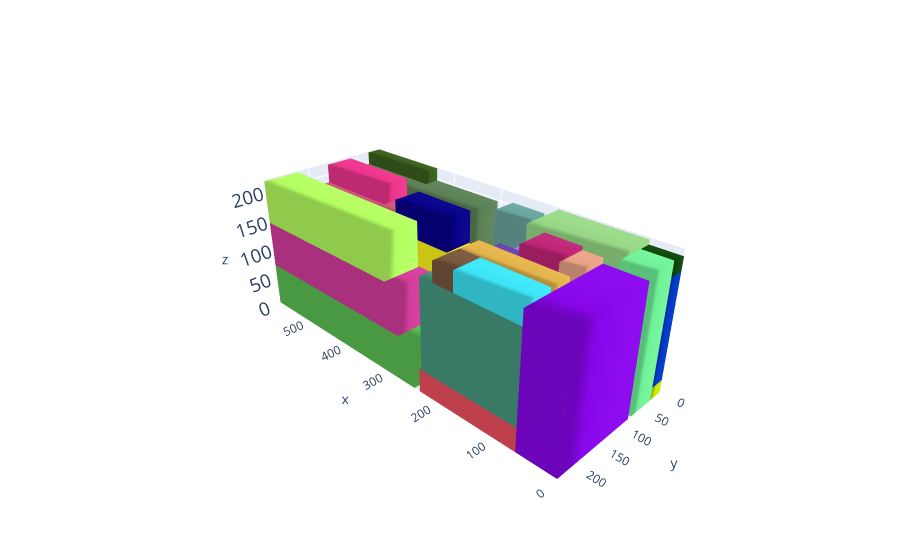

Here is the notebook cell this chart was saved with:
### Markdown cell above
# Plot the solution

### Code cell
from src.restrictions import center_of_gravity

box_dims = []
for aabb in cont.aabbs:
  box_dims.append([aabb.xmin,aabb.ymin,aabb.zmin,aabb.xmax,aabb.ymax,aabb.zmax])

bxplot.plot_container([L,W,H], box_dims)
print("distance center of gravity: ",center_of_gravity(cont))

### Figure 1 — Plotly figure (JSON) as saved in the notebook; plotly's stock layout.template omitted (floating-point values rounded to 4 significant figures)
{"data": [{"color": "rgb(194.56108663750268,232.31754944072657,3.332685054240539)", "i": [7, 0, 0, 0, 4, 4, 2, 6, 4, 0, 3, 7], "j": [3, 4, 1, 2, 5, 6, 5, 5, 0, 1, 2, 2], "k": [0, 7, 2, 3, 6, 7, 1, 2, 5, 5, 7, 6], "opacity": 1, "type": "mesh3d", "x": [0, 0, 49, 49, 0, 0, 49, 49], "y": [0, 25, 25, 0, 0, 25, 25, 0], "z": [0, 0, 0, 0, 21, 21, 21, 21]}, {"color": "rgb(121.14797201753963,78.45650420482414,124.57056087039618)", "i": [7, 0, 0, 0, 4, 4, 2, 6, 4, 0, 3, 7], "j": [3, 4, 1, 2, 5, 6, 5, 5, 0, 1, 2, 2], "k": [0, 7, 2, 3, 6, 7, 1, 2, 5, 5, 7, 6], "opacity": 1, "type": "mesh3d", "x": [283, 283, 587, 587, 283, 283, 587, 587], "y": [0, 64, 64, 0, 0, 64, 64, 0], "z": [0, 0, 0, 0, 103, 103, 103, 103]}, {"color": "rgb(135.17894422344318,5.452447261326113,232.90698095176006)", "i": [7, 0, 0, 0, 4, 4, 2, 6, 4, 0, 3, 7], "j": [3, 4, 1, 2, 5, 6, 5, 5, 0, 1, 2, 2], "k": [0, 7, 2, 3, 6, 7, 1, 2, 5, 5, 7, 6], "opacity": 1, "type": "mesh3d", "x": [0, 0, 64, 64, 0, 0, 64, 64], "y": [81, 233, 233, 81, 81, 233, 233, 81], "z": [0, 0, 0, 0, 206, 206, 206, 206]}, {"color": "rgb(89.75776913520114,191.03666377227358,81.5494716494353)", "i": [7, 0, 0, 0, 4, 4, 2, 6, 4, 0, 3, 7], "j": [3, 4, 1, 2, 5, 6, 5, 5, 0, 1, 2, 2], "k": [0, 7, 2, 3, 6, 7, 1, 2, 5, 5, 7, 6], "opacity": 1, "type": "mesh3d", "x": [247, 247, 587, 587, 247, 247, 587, 587], "y": [149, 233, 233, 149, 149, 233, 233, 149], "z": [0, 0, 0, 0, 72, 72, 72, 72]}, {"color": "rgb(0.8859523121570412,56.719404524657214,198.99143652212672)", "i": [7, 0, 0, 0, 4, 4, 2, 6, 4, 0, 3, 7], "j": [3, 4, 1, 2, 5, 6, 5, 5, 0, 1, 2, 2], "k": [0, 7, 2, 3, 6, 7, 1, 2, 5, 5, 7, 6], "opacity": 1, "type": "mesh3d", "x": [0, 0, 49, 49, 0, 0, 49, 49], "y": [0, 25, 25, 0, 0, 25, 25, 0], "z": [21, 21, 21, 21, 189, 189, 189, 189]}, {"color": "rgb(111.16062788533279,240.20486942857627,151.49936164724068)", "i": [7, 0, 0, 0, 4, 4, 2, 6, 4, 0, 3, 7], "j": [3, 4, 1, 2, 5, 6, 5, 5, 0, 1, 2, 2], "k": [0, 7, 2, 3, 6, 7, 1, 2, 5, 5, 7, 6], "opacity": 1, "type": "mesh3d", "x": [0, 0, 47, 47, 0, 0, 47, 47], "y": [25, 73, 73, 25, 25, 73, 73, 25], "z": [0, 0, 0, 0, 213, 213, 213, 213]}, {"color": "rgb(165.768872117295,132.94756409086156,241.97745620023719)", "i": [7, 0, 0, 0, 4, 4, 2, 6, 4, 0, 3, 7], "j": [3, 4, 1, 2, 5, 6, 5, 5, 0, 1, 2, 2], "k": [0, 7, 2, 3, 6, 7, 1, 2, 5, 5, 7, 6], "opacity": 1, "type": "mesh3d", "x": [49, 49, 217, 217, 49, 49, 217, 217], "y": [0, 72, 72, 0, 0, 72, 72, 0], "z": [0, 0, 0, 0, 170, 170, 170, 170]}, {"color": "rgb(77.90040208995607,247.5478956161844,106.02683377846944)", "i": [7, 0, 0, 0, 4, 4, 2, 6, 4, 0, 3, 7], "j": [3, 4, 1, 2, 5, 6, 5, 5, 0, 1, 2, 2], "k": [0, 7, 2, 3, 6, 7, 1, 2, 5, 5, 7, 6], "opacity": 1, "type": "mesh3d", "x": [247, 247, 587, 587, 247, 247, 587, 587], "y": [64, 148, 148, 64, 64, 148, 148, 64], "z": [0, 0, 0, 0, 72, 72, 72, 72]}, {"color": "rgb(237.91563609382845,79.48972870696015,96.16919395714343)", "i": [7, 0, 0, 0, 4, 4, 2, 6, 4, 0, 3, 7], "j": [3, 4, 1, 2, 5, 6, 5, 5, 0, 1, 2, 2], "k": [0, 7, 2, 3, 6, 7, 1, 2, 5, 5, 7, 6], "opacity": 1, "type": "mesh3d", "x": [64, 64, 236, 236, 64, 64, 236, 236], "y": [81, 233, 233, 81, 81, 233, 233, 81], "z": [0, 0, 0, 0, 38, 38, 38, 38]}, {"color": "rgb(209.94726087779134,60.19468407748754,154.7517373273968)", "i": [7, 0, 0, 0, 4, 4, 2, 6, 4, 0, 3, 7], "j": [3, 4, 1, 2, 5, 6, 5, 5, 0, 1, 2, 2], "k": [0, 7, 2, 3, 6, 7, 1, 2, 5, 5, 7, 6], "opacity": 1, "type": "mesh3d", "x": [278, 278, 587, 587, 278, 278, 587, 587], "y": [169, 233, 233, 169, 169, 233, 233, 169], "z": [72, 72, 72, 72, 148, 148, 148, 148]}, {"color": "rgb(70.07732333694705,152.59795263587918,127.976455637243)", "i": [7, 0, 0, 0, 4, 4, 2, 6, 4, 0, 3, 7], "j": [3, 4, 1, 2, 5, 6, 5, 5, 0, 1, 2, 2], "k": [0, 7, 2, 3, 6, 7, 1, 2, 5, 5, 7, 6], "opacity": 1, "type": "mesh3d", "x": [64, 64, 232, 232, 64, 64, 232, 232], "y": [148, 233, 233, 148, 148, 233, 233, 148], "z": [38, 38, 38, 38, 182, 182, 182, 182]}, {"color": "rgb(92.71266896136478,128.79421223570696,86.21476595463805)", "i": [7, 0, 0, 0, 4, 4, 2, 6, 4, 0, 3, 7], "j": [3, 4, 1, 2, 5, 6, 5, 5, 0, 1, 2, 2], "k": [0, 7, 2, 3, 6, 7, 1, 2, 5, 5, 7, 6], "opacity": 1, "type": "mesh3d", "x": [307, 307, 587, 587, 307, 307, 587, 587], "y": [0, 62, 62, 0, 0, 62, 62, 0], "z": [103, 103, 103, 103, 198, 198, 198, 198]}, {"color": "rgb(143.51364573681445,73.83715596069048,28.99864838594591)", "i": [7, 0, 0, 0, 4, 4, 2, 6, 4, 0, 3, 7], "j": [3, 4, 1, 2, 5, 6, 5, 5, 0, 1, 2, 2], "k": [0, 7, 2, 3, 6, 7, 1, 2, 5, 5, 7, 6], "opacity": 1, "type": "mesh3d", "x": [415, 415, 587, 587, 415, 415, 587, 587], "y": [64, 140, 140, 64, 64, 140, 140, 64], "z": [72, 72, 72, 72, 148, 148, 148, 148]}, {"color": "rgb(178.26696862394493,252.45830005651763,96.63594959755677)", "i": [7, 0, 0, 0, 4, 4, 2, 6, 4, 0, 3, 7], "j": [3, 4, 1, 2, 5, 6, 5, 5, 0, 1, 2, 2], "k": [0, 7, 2, 3, 6, 7, 1, 2, 5, 5, 7, 6], "opacity": 1, "type": "mesh3d", "x": [302, 302, 587, 587, 302, 302, 587, 587], "y": [171, 233, 233, 171, 171, 233, 233, 171], "z": [148, 148, 148, 148, 218, 218, 218, 218]}, {"color": "rgb(125.65452577895229,69.82690959276209,248.04124542428505)", "i": [7, 0, 0, 0, 4, 4, 2, 6, 4, 0, 3, 7], "j": [3, 4, 1, 2, 5, 6, 5, 5, 0, 1, 2, 2], "k": [0, 7, 2, 3, 6, 7, 1, 2, 5, 5, 7, 6], "opacity": 1, "type": "mesh3d", "x": [64, 64, 159, 159, 64, 64, 159, 159], "y": [81, 143, 143, 81, 81, 143, 143, 81], "z": [38, 38, 38, 38, 178, 178, 178, 178]}, {"color": "rgb(12.134388606285622,73.4508378211996,8.752089777483068)", "i": [7, 0, 0, 0, 4, 4, 2, 6, 4, 0, 3, 7], "j": [3, 4, 1, 2, 5, 6, 5, 5, 0, 1, 2, 2], "k": [0, 7, 2, 3, 6, 7, 1, 2, 5, 5, 7, 6], "opacity": 1, "type": "mesh3d", "x": [0, 0, 49, 49, 0, 0, 49, 49], "y": [0, 25, 25, 0, 0, 25, 25, 0], "z": [189, 189, 189, 189, 210, 210, 210, 210]}, {"color": "rgb(57.11684200460495,95.60476460705976,28.72456589440522)", "i": [7, 0, 0, 0, 4, 4, 2, 6, 4, 0, 3, 7], "j": [3, 4, 1, 2, 5, 6, 5, 5, 0, 1, 2, 2], "k": [0, 7, 2, 3, 6, 7, 1, 2, 5, 5, 7, 6], "opacity": 1, "type": "mesh3d", "x": [440, 440, 587, 587, 440, 440, 587, 587], "y": [0, 25, 25, 0, 0, 25, 25, 0], "z": [198, 198, 198, 198, 219, 219, 219, 219]}, {"color": "rgb(206.47406412861935,87.05722638140614,118.68057920522541)", "i": [7, 0, 0, 0, 4, 4, 2, 6, 4, 0, 3, 7], "j": [3, 4, 1, 2, 5, 6, 5, 5, 0, 1, 2, 2], "k": [0, 7, 2, 3, 6, 7, 1, 2, 5, 5, 7, 6], "opacity": 1, "type": "mesh3d", "x": [415, 415, 587, 587, 415, 415, 587, 587], "y": [64, 140, 140, 64, 64, 140, 140, 64], "z": [148, 148, 148, 148, 186, 186, 186, 186]}, {"color": "rgb(104.73396424905727,164.11172178438827,156.8842518650992)", "i": [7, 0, 0, 0, 4, 4, 2, 6, 4, 0, 3, 7], "j": [3, 4, 1, 2, 5, 6, 5, 5, 0, 1, 2, 2], "k": [0, 7, 2, 3, 6, 7, 1, 2, 5, 5, 7, 6], "opacity": 1, "type": "mesh3d", "x": [217, 217, 277, 277, 217, 217, 277, 277], "y": [0, 41, 41, 0, 0, 41, 41, 0], "z": [0, 0, 0, 0, 204, 204, 204, 204]}, {"color": "rgb(150.19900225793708,214.58738547282405,132.88869397455244)", "i": [7, 0, 0, 0, 4, 4, 2, 6, 4, 0, 3, 7], "j": [3, 4, 1, 2, 5, 6, 5, 5, 0, 1, 2, 2], "k": [0, 7, 2, 3, 6, 7, 1, 2, 5, 5, 7, 6], "opacity": 1, "type": "mesh3d", "x": [49, 49, 193, 193, 49, 49, 193, 193], "y": [0, 71, 71, 0, 0, 71, 71, 0], "z": [170, 170, 170, 170, 217, 217, 217, 217]}, {"color": "rgb(59.84279336189524,226.76706967997126,243.65346285095518)", "i": [7, 0, 0, 0, 4, 4, 2, 6, 4, 0, 3, 7], "j": [3, 4, 1, 2, 5, 6, 5, 5, 0, 1, 2, 2], "k": [0, 7, 2, 3, 6, 7, 1, 2, 5, 5, 7, 6], "opacity": 1, "type": "mesh3d", "x": [64, 64, 172, 172, 64, 64, 172, 172], "y": [185, 233, 233, 185, 185, 233, 233, 185], "z": [182, 182, 182, 182, 213, 213, 213, 213]}, {"color": "rgb(236.57656960021595,52.107897358827664,140.8416627572715)", "i": [7, 0, 0, 0, 4, 4, 2, 6, 4, 0, 3, 7], "j": [3, 4, 1, 2, 5, 6, 5, 5, 0, 1, 2, 2], "k": [0, 7, 2, 3, 6, 7, 1, 2, 5, 5, 7, 6], "opacity": 1, "type": "mesh3d", "x": [443, 443, 587, 587, 443, 443, 587, 587], "y": [64, 112, 112, 64, 64, 112, 112, 64], "z": [186, 186, 186, 186, 217, 217, 217, 217]}, {"color": "rgb(103.54289674656526,61.093753720942246,174.51192283117788)", "i": [7, 0, 0, 0, 4, 4, 2, 6, 4, 0, 3, 7], "j": [3, 4, 1, 2, 5, 6, 5, 5, 0, 1, 2, 2], "k": [0, 7, 2, 3, 6, 7, 1, 2, 5, 5, 7, 6], "opacity": 1, "type": "mesh3d", "x": [159, 159, 230, 230, 159, 159, 230, 230], "y": [81, 129, 129, 81, 81, 129, 129, 81], "z": [38, 38, 38, 38, 179, 179, 179, 179]}, {"color": "rgb(226.32048580009356,178.29719860375275,74.26257330680767)", "i": [7, 0, 0, 0, 4, 4, 2, 6, 4, 0, 3, 7], "j": [3, 4, 1, 2, 5, 6, 5, 5, 0, 1, 2, 2], "k": [0, 7, 2, 3, 6, 7, 1, 2, 5, 5, 7, 6], "opacity": 1, "type": "mesh3d", "x": [64, 64, 208, 208, 64, 64, 208, 208], "y": [149, 185, 185, 149, 149, 185, 185, 149], "z": [182, 182, 182, 182, 213, 213, 213, 213]}, {"color": "rgb(252.33259120912163,246.3397823461752,24.795281128360063)", "i": [7, 0, 0, 0, 4, 4, 2, 6, 4, 0, 3, 7], "j": [3, 4, 1, 2, 5, 6, 5, 5, 0, 1, 2, 2], "k": [0, 7, 2, 3, 6, 7, 1, 2, 5, 5, 7, 6], "opacity": 1, "type": "mesh3d", "x": [304, 304, 415, 415, 304, 304, 415, 415], "y": [64, 113, 113, 64, 64, 113, 113, 64], "z": [72, 72, 72, 72, 150, 150, 150, 150]}, {"color": "rgb(231.5208041774508,160.7093030828922,132.1909577963866)", "i": [7, 0, 0, 0, 4, 4, 2, 6, 4, 0, 3, 7], "j": [3, 4, 1, 2, 5, 6, 5, 5, 0, 1, 2, 2], "k": [0, 7, 2, 3, 6, 7, 1, 2, 5, 5, 7, 6], "opacity": 1, "type": "mesh3d", "x": [64, 64, 95, 95, 64, 64, 95, 95], "y": [81, 129, 129, 81, 81, 129, 129, 81], "z": [178, 178, 178, 178, 214, 214, 214, 214]}, {"color": "rgb(119.11407740879756,86.08837699208026,61.506359220091504)", "i": [7, 0, 0, 0, 4, 4, 2, 6, 4, 0, 3, 7], "j": [3, 4, 1, 2, 5, 6, 5, 5, 0, 1, 2, 2], "k": [0, 7, 2, 3, 6, 7, 1, 2, 5, 5, 7, 6], "opacity": 1, "type": "mesh3d", "x": [172, 172, 208, 208, 172, 172, 208, 208], "y": [185, 233, 233, 185, 185, 233, 233, 185], "z": [182, 182, 182, 182, 213, 213, 213, 213]}, {"color": "rgb(190.68115867132005,36.67923817733888,118.92068493012789)", "i": [7, 0, 0, 0, 4, 4, 2, 6, 4, 0, 3, 7], "j": [3, 4, 1, 2, 5, 6, 5, 5, 0, 1, 2, 2], "k": [0, 7, 2, 3, 6, 7, 1, 2, 5, 5, 7, 6], "opacity": 1, "type": "mesh3d", "x": [95, 95, 155, 155, 95, 95, 155, 155], "y": [81, 132, 132, 81, 81, 132, 132, 81], "z": [178, 178, 178, 178, 219, 219, 219, 219]}, {"color": "rgb(7.492700788737237,0.8326314976595162,136.92265746205223)", "i": [7, 0, 0, 0, 4, 4, 2, 6, 4, 0, 3, 7], "j": [3, 4, 1, 2, 5, 6, 5, 5, 0, 1, 2, 2], "k": [0, 7, 2, 3, 6, 7, 1, 2, 5, 5, 7, 6], "opacity": 1, "type": "mesh3d", "x": [304, 304, 415, 415, 304, 304, 415, 415], "y": [64, 113, 113, 64, 64, 113, 113, 64], "z": [150, 150, 150, 150, 202, 202, 202, 202]}], "layout": {"autosize": false, "margin": {"b": 0, "l": 0, "r": 0, "t": 0}, "paper_bgcolor": "rgba(0,0,0,0)", "scene": {"camera": {"center": {"x": 0, "y": 0, "z": 0}, "eye": {"x": -2, "y": 2, "z": 1.5}, "up": {"x": 0, "y": 0, "z": 1}}, "xaxis": {"nticks": 10, "range": [0, 587], "showspikes": false}, "yaxis": {"nticks": 5, "range": [0, 233], "showspikes": false}, "zaxis": {"nticks": 5, "range": [0, 220], "tickfont": {"size": 15}}}}}
